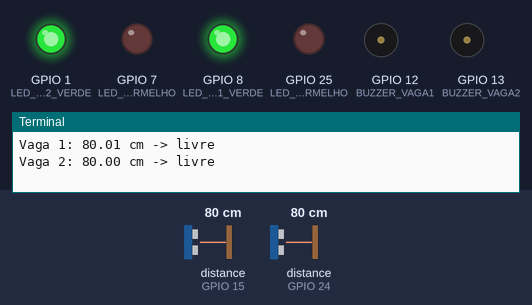
A program run on a simulated Raspberry Pi (BCM pin numbers). Parts: output pins drawn as LEDs (lit = HIGH), buzzer (waves = sounding, pin HIGH), the last lines printed to the terminal. Inputs (shaded band) come from the test bench; at power-on: distance to the obstacle (sensors on GPIO 15, GPIO 24) 80 cm. The echo pulse lasts 58.3 µs per cm; the clock reads 2024-03-15 10:24:30 at power-on unless the program sets it; pins used as bus, display or sensor lines are not drawn.

Above: at 1.2 s.
1.3 s: distance to the obstacle (sensor on GPIO 15) set to 44 cm
2.8 s: distance to the obstacle (sensor on GPIO 15) set to 37 cm
At 3.4 s:
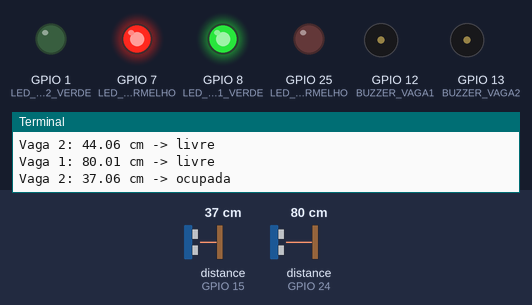
4.6 s: distance to the obstacle (sensor on GPIO 24) set to 43 cm
6.1 s: distance to the obstacle (sensor on GPIO 24) set to 35 cm
At 6.9 s:
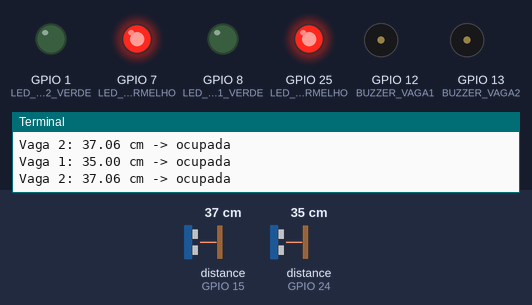
8.0 s: distance to the obstacle (sensor on GPIO 15) set to 11 cm
9.7 s: distance to the obstacle (sensor on GPIO 15) set to 8 cm
At 11.8 s:
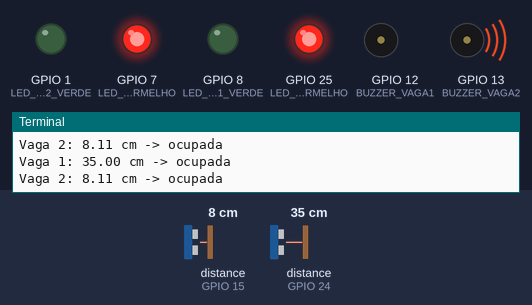
Timing chart, 0 to 12.8 s (numbered marks = the images above; inputs shaded):
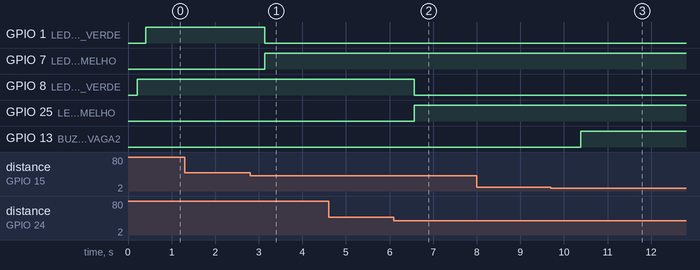

The program:

sensor_distancia.py
```python
import RPi.GPIO as GPIO
import time

# =================================== Configuração ============================ #
# Use BCM pin numbering
GPIO.setmode(GPIO.BCM)
GPIO.setwarnings(False)  # Desativa avisos

# Sensores ultrassônicos (duas vagas)
S1_TRIGGER = 23  # Vaga 1 - Trigger
S1_ECHO = 24     # Vaga 1 - Echo
S2_TRIGGER = 14  # Vaga 2 - Trigger
S2_ECHO = 15     # Vaga 2 - Echo

# LEDs (vermelho/verde por vaga)
LED_VAGA1_VERMELHO = 25
LED_VAGA1_VERDE = 8
LED_VAGA2_VERMELHO = 7
LED_VAGA2_VERDE = 1  # Observação: GPIO 1 pode ser reservado em alguns modelos

# Polaridade (defina False se seu LED acende com nível baixo)
LED_VAGA1_RED_ACTIVE_HIGH = True
LED_VAGA1_GREEN_ACTIVE_HIGH = True
LED_VAGA2_RED_ACTIVE_HIGH = True
LED_VAGA2_GREEN_ACTIVE_HIGH = True

# Polaridade dos buzzers (alterar para False se acionam em LOW)
BUZZER_VAGA1_ACTIVE_HIGH = True
BUZZER_VAGA2_ACTIVE_HIGH = True

# Buzzers por vaga
BUZZER_VAGA1 = 12
BUZZER_VAGA2 = 13

# Thresholds (ajuste conforme instalação)
THRESHOLD_OCUPADA_CM = 40.0   # abaixo disso considera ocupada
THRESHOLD_MUITO_PROXIMO_CM = 10.0  # abaixo disso emite bip

# Configura pinos dos sensores
GPIO.setup(S1_TRIGGER, GPIO.OUT)
GPIO.setup(S1_ECHO, GPIO.IN)
GPIO.setup(S2_TRIGGER, GPIO.OUT)
GPIO.setup(S2_ECHO, GPIO.IN)

# Configura pinos dos LEDs e buzzers
for pin in [LED_VAGA1_VERMELHO, LED_VAGA1_VERDE, LED_VAGA2_VERMELHO, LED_VAGA2_VERDE,
            BUZZER_VAGA1, BUZZER_VAGA2]:
    try:
        GPIO.setup(pin, GPIO.OUT, initial=GPIO.LOW)
    except Exception as e:
        print(f"Aviso: falha ao configurar GPIO {pin}: {e}")


def medir_distancia(trigger_pin, echo_pin):
    """Mede a distância em cm seguindo a mesma lógica-base com timeouts."""
    # Garante que o Trigger começa em nível baixo
    GPIO.output(trigger_pin, GPIO.LOW)
    time.sleep(0.2)  # Pequena pausa

    # Envia o pulso de trigger (10 microssegundos)
    GPIO.output(trigger_pin, GPIO.HIGH)
    time.sleep(0.00001)  # 10 us
    GPIO.output(trigger_pin, GPIO.LOW)

    pulse_start_time = time.time()
    pulse_end_time = time.time()

    # Aguardando início do echo
    while GPIO.input(echo_pin) == 0:
        pulse_start_time = time.time()
        # Timeout para evitar loop infinito
        if pulse_start_time - pulse_end_time > 0.1:  # 100ms
            # Timeout esperando Echo HIGH
            return None  # indica falha de leitura

    # Aguardando fim do echo
    while GPIO.input(echo_pin) == 1:
        pulse_end_time = time.time()
        # Timeout para evitar loop infinito
        if pulse_end_time - pulse_start_time > 0.1:  # 100ms
            # Timeout esperando Echo LOW
            return None  # indica falha de leitura

    # Calcula a duração do pulso
    pulse_duration = pulse_end_time - pulse_start_time

    # Calcula a distância (velocidade do som ~34300 cm/s)
    distance = (pulse_duration * 34300) / 2
    return distance


def atualizar_atuadores(dist_cm, led_vermelho, led_verde, buzzer):
    """Atualiza LED e buzzer de uma vaga a partir da distância medida."""
    def write_output(pin, turn_on, active_high=True):
        if active_high:
            GPIO.output(pin, GPIO.HIGH if turn_on else GPIO.LOW)
        else:
            GPIO.output(pin, GPIO.LOW if turn_on else GPIO.HIGH)

    if dist_cm is None:
        # Falha na leitura: apaga LEDs e buzzer para segurança
        write_output(led_vermelho, False, True)
        write_output(led_verde, False, True)
        write_output(buzzer, False, True)
        return "falha"

    ocupada = dist_cm < THRESHOLD_OCUPADA_CM
    muito_proximo = dist_cm < THRESHOLD_MUITO_PROXIMO_CM

    # LEDs: exclusivo por vaga
    if led_vermelho == LED_VAGA1_VERMELHO and led_verde == LED_VAGA1_VERDE:
        write_output(LED_VAGA1_VERMELHO, ocupada, LED_VAGA1_RED_ACTIVE_HIGH)
        write_output(LED_VAGA1_VERDE, not ocupada, LED_VAGA1_GREEN_ACTIVE_HIGH)
    elif led_vermelho == LED_VAGA2_VERMELHO and led_verde == LED_VAGA2_VERDE:
        write_output(LED_VAGA2_VERMELHO, ocupada, LED_VAGA2_RED_ACTIVE_HIGH)
        write_output(LED_VAGA2_VERDE, not ocupada, LED_VAGA2_GREEN_ACTIVE_HIGH)
    else:
        # fallback genérico
        write_output(led_vermelho, ocupada, True)
        write_output(led_verde, not ocupada, True)

    # Buzzer: emite quando muito próximo
    if buzzer == BUZZER_VAGA1:
        write_output(BUZZER_VAGA1, muito_proximo, BUZZER_VAGA1_ACTIVE_HIGH)
    elif buzzer == BUZZER_VAGA2:
        write_output(BUZZER_VAGA2, muito_proximo, BUZZER_VAGA2_ACTIVE_HIGH)
    else:
        write_output(buzzer, muito_proximo, True)

    return "ocupada" if ocupada else "livre"


# =================================== Loop Principal ========================= #
print("Monitorando duas vagas com sensores ultrassônicos (CTRL+C para sair)")

try:
    while True:
        # Vaga 1
        d1 = medir_distancia(S1_TRIGGER, S1_ECHO)
        estado1 = atualizar_atuadores(d1, LED_VAGA1_VERMELHO, LED_VAGA1_VERDE, BUZZER_VAGA1)

        # Vaga 2
        d2 = medir_distancia(S2_TRIGGER, S2_ECHO)
        estado2 = atualizar_atuadores(d2, LED_VAGA2_VERMELHO, LED_VAGA2_VERDE, BUZZER_VAGA2)

        # Prints informativos
        if d1 is None:
            print("Vaga 1: leitura falhou")
        else:
            print(f"Vaga 1: {d1:.2f} cm -> {estado1}")

        if d2 is None:
            print("Vaga 2: leitura falhou")
        else:
            print(f"Vaga 2: {d2:.2f} cm -> {estado2}")

        time.sleep(0.5)

except KeyboardInterrupt:
    print("\nMedição interrompida pelo usuário.")

finally:
    # Limpa a configuração dos pinos GPIO ao sair
    print("Limpando GPIO...")
    GPIO.cleanup()
```

Measured:
- the behaviour switches between 40 and 39 cm on distance to the obstacle (sensor on GPIO 15) (found by bisection; images 0 and 1)
- the behaviour switches between 40 and 39 cm on distance to the obstacle (sensor on GPIO 24) (found by bisection; images 1 and 2)
- the behaviour switches between 10 and 9 cm on distance to the obstacle (sensor on GPIO 15) (found by bisection; images 2 and 3)
- after the input at 2.8 s, GPIO 1 (LED_VAGA2_VERDE): HIGH → LOW after 0.34 s; GPIO 7 (LED_VAGA2_VERMELHO): LOW → HIGH after 0.34 s
- after the input at 6.1 s, GPIO 8 (LED_VAGA1_VERDE): HIGH → LOW after 0.46 s; GPIO 25 (LED_VAGA1_VERMELHO): LOW → HIGH after 0.46 s
- after the input at 9.7 s, GPIO 13 (BUZZER_VAGA2): LOW → HIGH after 0.68 s
